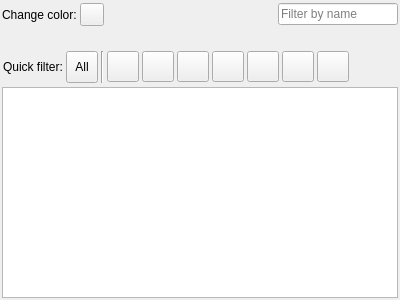
<?xml version="1.0" encoding="UTF-8"?>
<ui version="4.0">
 <class>IconsSelectorWidget</class>
 <widget class="QWidget" name="IconsSelectorWidget">
  <property name="geometry">
   <rect>
    <x>0</x>
    <y>0</y>
    <width>400</width>
    <height>300</height>
   </rect>
  </property>
  <property name="windowTitle">
   <string>Form</string>
  </property>
  <layout class="QVBoxLayout" name="verticalLayout">
   <property name="spacing">
    <number>3</number>
   </property>
   <property name="leftMargin">
    <number>2</number>
   </property>
   <property name="topMargin">
    <number>2</number>
   </property>
   <property name="rightMargin">
    <number>2</number>
   </property>
   <property name="bottomMargin">
    <number>2</number>
   </property>
   <item>
    <layout class="QHBoxLayout" name="horizontalLayout">
     <item>
      <widget class="QLabel" name="label">
       <property name="text">
        <string>Change color:</string>
       </property>
      </widget>
     </item>
     <item>
      <widget class="QToolButton" name="btnColor">
       <property name="text">
        <string/>
       </property>
      </widget>
     </item>
     <item>
      <spacer name="horizontalSpacer">
       <property name="orientation">
        <enum>Qt::Horizontal</enum>
       </property>
       <property name="sizeHint" stdset="0">
        <size>
         <width>40</width>
         <height>20</height>
        </size>
       </property>
      </spacer>
     </item>
     <item>
      <widget class="QToolButton" name="btnFilterIcon">
       <property name="styleSheet">
        <string notr="true">border: 0px;</string>
       </property>
       <property name="text">
        <string/>
       </property>
       <property name="iconSize">
        <size>
         <width>22</width>
         <height>22</height>
        </size>
       </property>
      </widget>
     </item>
     <item>
      <widget class="QLineEdit" name="lineFilter">
       <property name="maximumSize">
        <size>
         <width>120</width>
         <height>16777215</height>
        </size>
       </property>
       <property name="placeholderText">
        <string>Filter by name</string>
       </property>
       <property name="clearButtonEnabled">
        <bool>true</bool>
       </property>
      </widget>
     </item>
    </layout>
   </item>
   <item>
    <spacer name="horizontalSpacer_2">
     <property name="orientation">
      <enum>Qt::Horizontal</enum>
     </property>
     <property name="sizeHint" stdset="0">
      <size>
       <width>40</width>
       <height>20</height>
      </size>
     </property>
    </spacer>
   </item>
   <item>
    <widget class="QWidget" name="widget" native="true">
     <layout class="QHBoxLayout" name="horizontalLayout_3">
      <property name="spacing">
       <number>3</number>
      </property>
      <property name="leftMargin">
       <number>1</number>
      </property>
      <property name="topMargin">
       <number>1</number>
      </property>
      <property name="rightMargin">
       <number>1</number>
      </property>
      <property name="bottomMargin">
       <number>1</number>
      </property>
      <item>
       <widget class="QLabel" name="label_2">
        <property name="text">
         <string>Quick filter:</string>
        </property>
       </widget>
      </item>
      <item>
       <widget class="QToolButton" name="btnAll">
        <property name="minimumSize">
         <size>
          <width>32</width>
          <height>32</height>
         </size>
        </property>
        <property name="cursor">
         <cursorShape>PointingHandCursor</cursorShape>
        </property>
        <property name="text">
         <string>All</string>
        </property>
        <property name="iconSize">
         <size>
          <width>24</width>
          <height>24</height>
         </size>
        </property>
        <property name="checkable">
         <bool>true</bool>
        </property>
        <attribute name="buttonGroup">
         <string notr="true">buttonGroup</string>
        </attribute>
       </widget>
      </item>
      <item>
       <widget class="Line" name="line">
        <property name="orientation">
         <enum>Qt::Vertical</enum>
        </property>
       </widget>
      </item>
      <item>
       <widget class="QToolButton" name="btnPeople">
        <property name="cursor">
         <cursorShape>PointingHandCursor</cursorShape>
        </property>
        <property name="text">
         <string/>
        </property>
        <property name="iconSize">
         <size>
          <width>24</width>
          <height>24</height>
         </size>
        </property>
        <property name="checkable">
         <bool>true</bool>
        </property>
        <attribute name="buttonGroup">
         <string notr="true">buttonGroup</string>
        </attribute>
       </widget>
      </item>
      <item>
       <widget class="QToolButton" name="btnFood">
        <property name="cursor">
         <cursorShape>PointingHandCursor</cursorShape>
        </property>
        <property name="text">
         <string/>
        </property>
        <property name="iconSize">
         <size>
          <width>24</width>
          <height>24</height>
         </size>
        </property>
        <property name="checkable">
         <bool>true</bool>
        </property>
        <attribute name="buttonGroup">
         <string notr="true">buttonGroup</string>
        </attribute>
       </widget>
      </item>
      <item>
       <widget class="QToolButton" name="btnNature">
        <property name="cursor">
         <cursorShape>PointingHandCursor</cursorShape>
        </property>
        <property name="text">
         <string/>
        </property>
        <property name="iconSize">
         <size>
          <width>24</width>
          <height>24</height>
         </size>
        </property>
        <property name="checkable">
         <bool>true</bool>
        </property>
        <attribute name="buttonGroup">
         <string notr="true">buttonGroup</string>
        </attribute>
       </widget>
      </item>
      <item>
       <widget class="QToolButton" name="btnSports">
        <property name="cursor">
         <cursorShape>PointingHandCursor</cursorShape>
        </property>
        <property name="text">
         <string/>
        </property>
        <property name="iconSize">
         <size>
          <width>24</width>
          <height>24</height>
         </size>
        </property>
        <property name="checkable">
         <bool>true</bool>
        </property>
        <attribute name="buttonGroup">
         <string notr="true">buttonGroup</string>
        </attribute>
       </widget>
      </item>
      <item>
       <widget class="QToolButton" name="btnPlaces">
        <property name="cursor">
         <cursorShape>PointingHandCursor</cursorShape>
        </property>
        <property name="text">
         <string/>
        </property>
        <property name="iconSize">
         <size>
          <width>24</width>
          <height>24</height>
         </size>
        </property>
        <property name="checkable">
         <bool>true</bool>
        </property>
        <attribute name="buttonGroup">
         <string notr="true">buttonGroup</string>
        </attribute>
       </widget>
      </item>
      <item>
       <widget class="QToolButton" name="btnObjects">
        <property name="cursor">
         <cursorShape>PointingHandCursor</cursorShape>
        </property>
        <property name="text">
         <string/>
        </property>
        <property name="iconSize">
         <size>
          <width>24</width>
          <height>24</height>
         </size>
        </property>
        <property name="checkable">
         <bool>true</bool>
        </property>
        <attribute name="buttonGroup">
         <string notr="true">buttonGroup</string>
        </attribute>
       </widget>
      </item>
      <item>
       <widget class="QToolButton" name="btnSymbols">
        <property name="cursor">
         <cursorShape>PointingHandCursor</cursorShape>
        </property>
        <property name="text">
         <string/>
        </property>
        <property name="iconSize">
         <size>
          <width>24</width>
          <height>24</height>
         </size>
        </property>
        <property name="checkable">
         <bool>true</bool>
        </property>
        <attribute name="buttonGroup">
         <string notr="true">buttonGroup</string>
        </attribute>
       </widget>
      </item>
      <item>
       <spacer name="horizontalSpacer_3">
        <property name="orientation">
         <enum>Qt::Horizontal</enum>
        </property>
        <property name="sizeHint" stdset="0">
         <size>
          <width>40</width>
          <height>20</height>
         </size>
        </property>
       </spacer>
      </item>
     </layout>
    </widget>
   </item>
   <item>
    <widget class="QListView" name="lstIcons">
     <property name="cursor" stdset="0">
      <cursorShape>PointingHandCursor</cursorShape>
     </property>
     <property name="iconSize">
      <size>
       <width>32</width>
       <height>32</height>
      </size>
     </property>
    </widget>
   </item>
  </layout>
 </widget>
 <resources/>
 <connections/>
 <buttongroups>
  <buttongroup name="buttonGroup"/>
 </buttongroups>
</ui>
